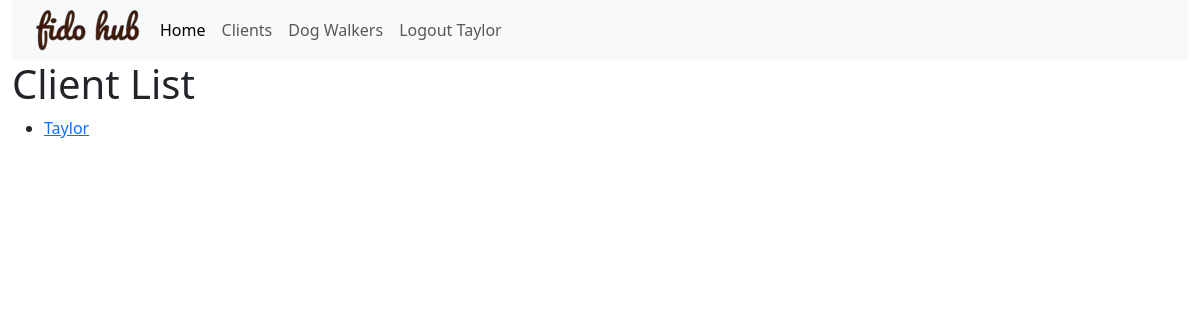
The app's page /clients/ (signed in), older data.
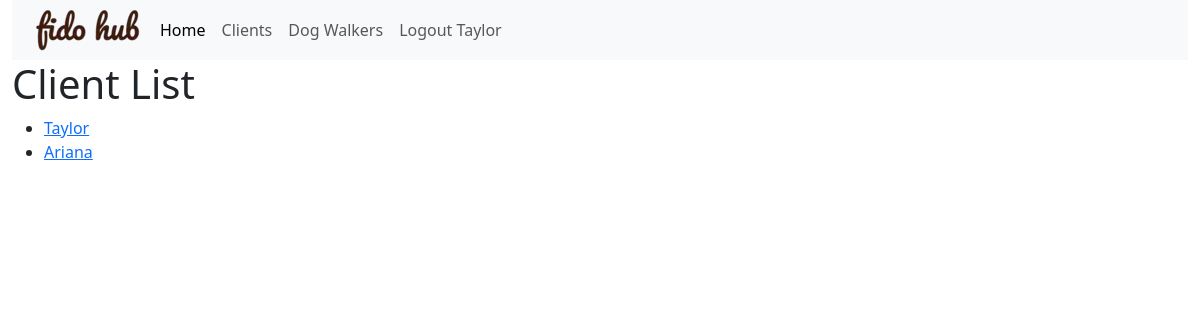
The same page, newer data.
### fidohub_app/models.py (models this page shows, shortened)
class Client(models.Model):
    name = models.CharField(max_length=200)
    email = models.CharField(max_length=200)
    user = models.OneToOneField(User, null=True, on_delete=models.CASCADE)
    def get_absolute_url(self):
        return reverse('client-detail', args=[str(self.id)])

### fidohub_app/views.py (the view)
# urls.py: path('clients/', views.ClientListView.as_view(), name='clients'),
class ClientListView(LoginRequiredMixin, generic.ListView):
    model = Client

### fidohub_app/templates/fidohub_app/client_list.html
{% extends 'fidohub_app/base_template.html' %}
{% block content %}
  <h1>Client List</h1>
  {% if client_list %}
    <ul>
      {% for client in client_list %}
        <li>
          <a href="{{ client.get_absolute_url }}">{{ client.name }}</a>
        </li>
      {% endfor %}
    </ul>
  {% else %}
    <p>There are no clients registered.</p>
  {% endif %}
{% endblock %}

Row changes from the older to the newer data that the page shows:
added Client: name "Ariana"
